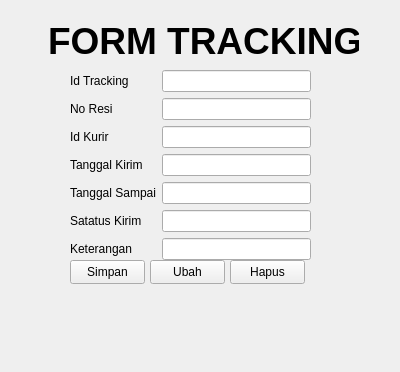
<?xml version="1.0" encoding="UTF-8"?>
<ui version="4.0">
 <class>Form</class>
 <widget class="QWidget" name="Form">
  <property name="geometry">
   <rect>
    <x>0</x>
    <y>0</y>
    <width>400</width>
    <height>372</height>
   </rect>
  </property>
  <property name="windowTitle">
   <string>Form</string>
  </property>
  <widget class="QLabel" name="label">
   <property name="geometry">
    <rect>
     <x>48</x>
     <y>10</y>
     <width>311</width>
     <height>61</height>
    </rect>
   </property>
   <property name="font">
    <font>
     <pointsize>28</pointsize>
     <bold>true</bold>
    </font>
   </property>
   <property name="text">
    <string>FORM TRACKING</string>
   </property>
  </widget>
  <widget class="QWidget" name="formLayoutWidget">
   <property name="geometry">
    <rect>
     <x>70</x>
     <y>70</y>
     <width>241</width>
     <height>191</height>
    </rect>
   </property>
   <layout class="QFormLayout" name="formLayout">
    <item row="0" column="0">
     <widget class="QLabel" name="idTrackingLabel">
      <property name="text">
       <string>Id Tracking</string>
      </property>
     </widget>
    </item>
    <item row="0" column="1">
     <widget class="QLineEdit" name="idTrackingLineEdit"/>
    </item>
    <item row="1" column="0">
     <widget class="QLabel" name="noResiLabel">
      <property name="text">
       <string>No Resi</string>
      </property>
     </widget>
    </item>
    <item row="1" column="1">
     <widget class="QLineEdit" name="noResiLineEdit"/>
    </item>
    <item row="2" column="0">
     <widget class="QLabel" name="idKurirLabel">
      <property name="text">
       <string>Id Kurir</string>
      </property>
     </widget>
    </item>
    <item row="2" column="1">
     <widget class="QLineEdit" name="idKurirLineEdit"/>
    </item>
    <item row="3" column="0">
     <widget class="QLabel" name="tanggalKirimLabel">
      <property name="text">
       <string>Tanggal Kirim</string>
      </property>
     </widget>
    </item>
    <item row="3" column="1">
     <widget class="QLineEdit" name="tanggalKirimLineEdit"/>
    </item>
    <item row="4" column="0">
     <widget class="QLabel" name="tanggalSampaiLabel">
      <property name="text">
       <string>Tanggal Sampai</string>
      </property>
     </widget>
    </item>
    <item row="4" column="1">
     <widget class="QLineEdit" name="tanggalSampaiLineEdit"/>
    </item>
    <item row="5" column="0">
     <widget class="QLabel" name="satatusKirimLabel">
      <property name="text">
       <string>Satatus Kirim</string>
      </property>
     </widget>
    </item>
    <item row="5" column="1">
     <widget class="QLineEdit" name="satatusKirimLineEdit"/>
    </item>
    <item row="6" column="0">
     <widget class="QLabel" name="keteranganLabel">
      <property name="text">
       <string>Keterangan</string>
      </property>
     </widget>
    </item>
    <item row="6" column="1">
     <widget class="QLineEdit" name="keteranganLineEdit"/>
    </item>
   </layout>
  </widget>
  <widget class="QPushButton" name="pushButton">
   <property name="geometry">
    <rect>
     <x>70</x>
     <y>260</y>
     <width>75</width>
     <height>24</height>
    </rect>
   </property>
   <property name="text">
    <string>Simpan</string>
   </property>
  </widget>
  <widget class="QPushButton" name="pushButton_2">
   <property name="geometry">
    <rect>
     <x>150</x>
     <y>260</y>
     <width>75</width>
     <height>24</height>
    </rect>
   </property>
   <property name="text">
    <string>Ubah</string>
   </property>
  </widget>
  <widget class="QPushButton" name="pushButton_3">
   <property name="geometry">
    <rect>
     <x>230</x>
     <y>260</y>
     <width>75</width>
     <height>24</height>
    </rect>
   </property>
   <property name="text">
    <string>Hapus</string>
   </property>
  </widget>
 </widget>
 <resources/>
 <connections/>
</ui>
